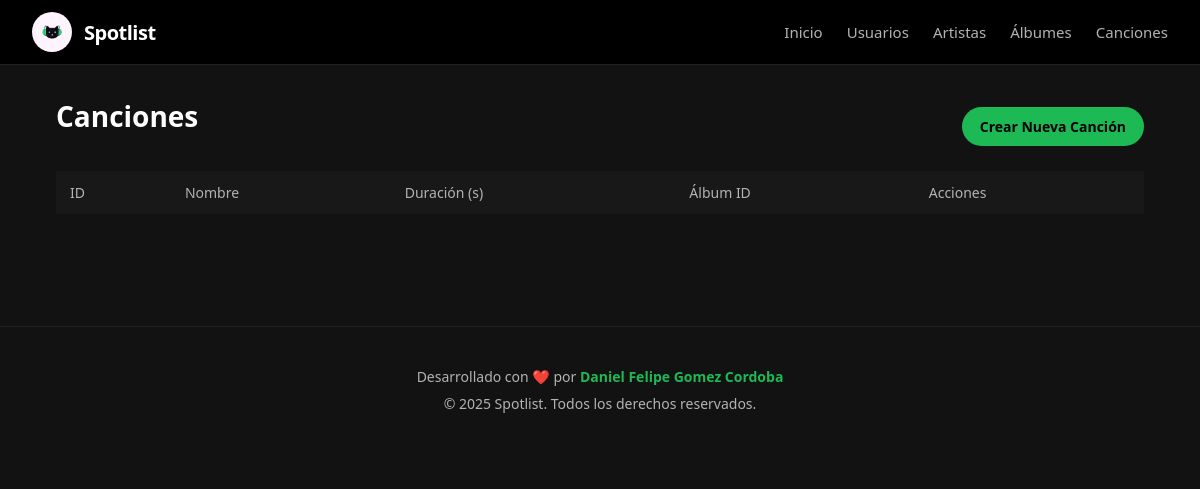
Before: /songs/ with the older database file.
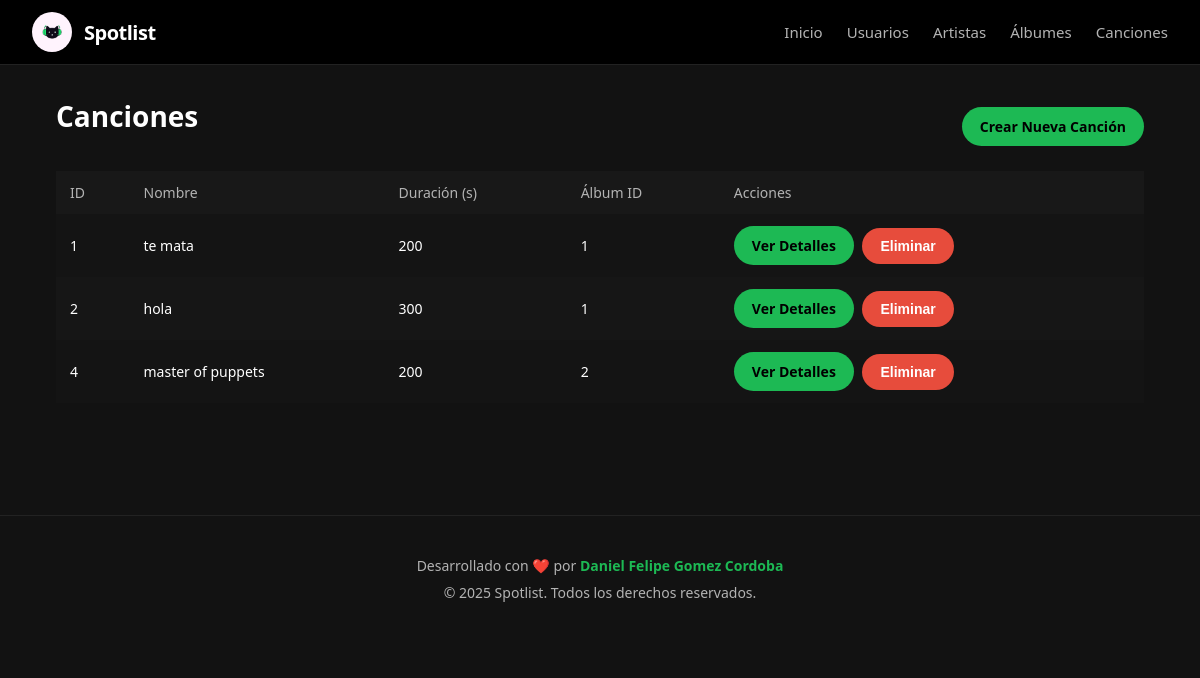
After: the same page with the newer database file.
### app/models.py (models this page shows)
class SongBase(SQLModel):
    name: str
    duration: int
    album_id: int = Field(foreign_key="album.id")

class Song(SongBase, table=True):
    id: Optional[int] = Field(default=None, primary_key=True)
    album: Optional["Album"] = Relationship(back_populates="songs")
    fans: List["User"] = Relationship(back_populates="favorite_songs", link_model=UserSongLink)

### app/routers/songs.py (the view)
@router.get("/", response_class=HTMLResponse)
def read_songs(request: Request, session: Session = Depends(get_session)):
    songs = session.exec(select(Song)).all()
    return templates.TemplateResponse("songs/song_list.html", {"request": request, "songs": songs})

### app/templates/songs/song_list.html (shortened to what this page needs)
{% extends "base.html" %}
{% block content %}
<div class="list-header">
  <h1 class="page-title">Canciones</h1>
  <a href="/songs/create" class="button">Crear Nueva Canción</a>
</div>
<table class="table">
  <thead>
    <tr>
      <th>ID</th>
      <th>Nombre</th>
      <th>Duración (s)</th>
      <th>Álbum ID</th>
      <th>Acciones</th>
    </tr>
  </thead>
  <tbody>
    {% for song in songs %}
    <tr>
      <td>{{ song.id }}</td>
      <td>{{ song.name }}</td>
      <td>{{ song.duration }}</td>
      <td>{{ song.album_id }}</td>
      <td>
        <a href="/songs/{{ song.id }}" class="button">Ver Detalles</a>
        <form action="/songs/{{ song.id }}/delete" method="post" style="display:inline;">
            <button type="submit" class="button" style="background-color: #e74c3c; color: white; margin-left: 5px;" onclick="return confirm('¿Estás seguro de eliminar esta canción?');">Eliminar</button>
        </form>
      </td>
    </tr>
    {% endfor %}
  </tbody>
</table>
{% endblock %}

### app/templates/base.html (shortened to what this page needs)
<!DOCTYPE html>
<html lang="es">
<head>
  <link rel="stylesheet" href="/static/style.css">
</head>
<body>
  <nav>
    <div class="logo-container">
      <img src="/static/images/logo.jpg" alt="Spotlist Logo" class="navbar-logo">
      <span class="logo-text">Spotlist</span>
    </div>
    <div class="nav-links">
      <a href="/">Inicio</a>
      <a href="/users/">Usuarios</a>
      <a href="/artists/">Artistas</a>
      <a href="/albums/">Álbumes</a>
      <a href="/songs/">Canciones</a>
    </div>
  </nav>
  <main>
    {% block content %}{% endblock %}
  </main>
  <footer>
    <div class="footer-content">
      <p>Desarrollado con ❤️ por <a href="https://github.com/DanielGomezC04" target="_blank">Daniel Felipe Gomez
          Cordoba</a></p>
      <p>&copy; 2025 Spotlist. Todos los derechos reservados.</p>
    </div>
  </footer>
</body>
</html>

### app/static/style.css (style rules this page uses)
:root { --bg-main: #121212; --bg-card: #1e1e1e; --bg-card-soft: #181818; --text-main: #ffffff; --text-muted: #b3b3b3; --accent: #1db954; --accent-hover: #1ed760; --border-subtle: #2a2a2a; --radius: 10px; --radius-full: 999px; --font-main: system-ui, -apple-system, BlinkMacSystemFont, "Segoe UI", sans-serif; }
* { margin: 0; padding: 0; box-sizing: border-box; }
body { background: var(--bg-main); color: var(--text-main); font-family: var(--font-main); }
nav { background: #000; padding: 12px 32px; display: flex; justify-content: space-between; align-items: center; border-bottom: 1px solid #222; }
.logo-container { display: flex; align-items: center; gap: 12px; }
.navbar-logo { height: 40px; width: auto; border-radius: 50%; }
.logo-text { font-weight: 700; font-size: 20px; color: var(--text-main); letter-spacing: -0.5px; }
.nav-links { display: flex; gap: 24px; align-items: center; }
.nav-links a { color: var(--text-muted); text-decoration: none; font-size: 15px; font-weight: 500; transition: color 0.2s ease, transform 0.15s ease; }
main { padding: 32px 56px; }
h1, h2, h3 { font-weight: 600; margin-bottom: 16px; }
.page-title { font-size: 28px; margin-bottom: 20px; }
.list-header { display: flex; align-items: center; justify-content: space-between; gap: 16px; margin-bottom: 16px; }
.button, button { display: inline-block; background: var(--accent); color: #000; padding: 10px 18px; border-radius: var(--radius-full); text-decoration: none; font-weight: 600; font-size: 14px; border: none; cursor: pointer; transition: background 0.2s ease, transform 0.1s ease, box-shadow 0.2s ease; }
.table { width: 100%; border-collapse: collapse; margin-top: 12px; font-size: 14px; }
.table th, .table td { padding: 12px 14px; text-align: left; }
.table thead { background: #181818; }
.table thead th { font-weight: 500; color: var(--text-muted); }
.table tbody tr:nth-child(even) { background: #161616; }
.table tbody tr:nth-child(odd) { background: #141414; }
form { margin-top: 12px; margin-bottom: 20px; max-width: 420px; }
a { color: var(--accent); }
footer { margin-top: 80px; padding: 40px 0; border-top: 1px solid #222; text-align: center; color: var(--text-muted); font-size: 14px; }
.footer-content p { margin-bottom: 8px; }
.footer-content a { color: var(--accent); text-decoration: none; font-weight: 600; }

Changed rows visible on the page:
added Song: id "1", name "te mata", duration "200", album_id "1"
added Song: id "2", name "hola", duration "300", album_id "1"
added Song: id "4", name "master of puppets", duration "200", album_id "2"
